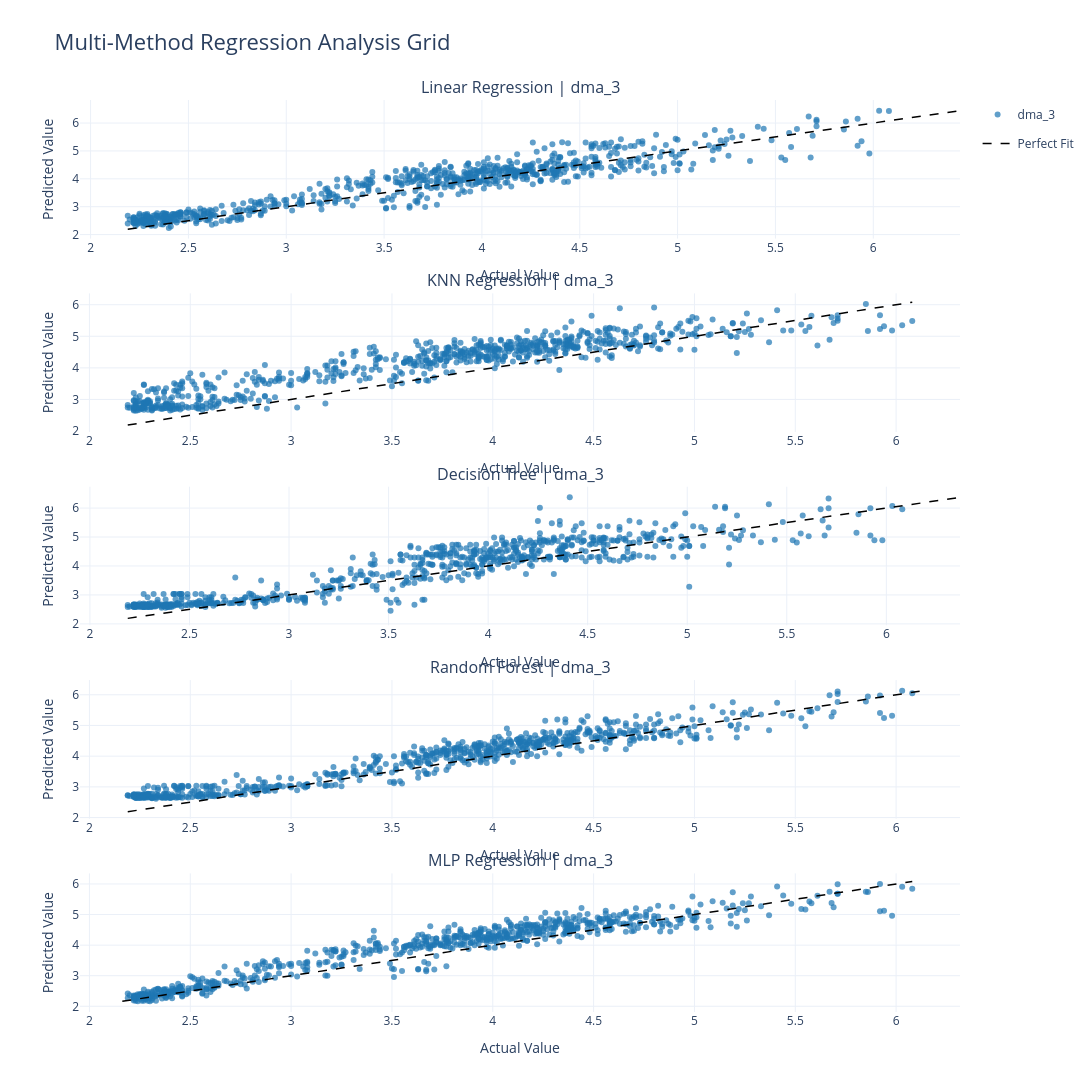

This figure's notebook cell:
### Code cell
dfs_list = [linear_df, knn_df, decision_tree_df, random_forest_df, mlp_df]
model_names = [
    "Linear Regression",
    "KNN Regression",
    "Decision Tree",
    "Random Forest",
    "MLP Regression",
]
targets = [
    {
        "name": f"{dma_name}",
        "true": f"{dma_name}",
        "pred": f"{dma_name}_pred",
        "color": "#1f77b4",
    }
]
fig = plot_methods_grid(dfs_list, model_names, targets)
fig.show()

### Figure 1 — Plotly figure (JSON) as saved in the notebook; plotly's stock layout.template omitted (floating-point values rounded to 4 significant figures; data arrays with more than 128 entries replaced by an {"elided": "..."} marker saying what was removed)
{"data": [{"hovertemplate": "<b>Linear Regression</b><br>Actual: %{x}<br>Predicted: %{y}<extra></extra>", "legendgroup": "dma_3", "marker": {"color": "#1f77b4", "opacity": 0.7, "size": 6}, "mode": "markers", "name": "dma_3", "showlegend": true, "type": "scatter", "x": {"elided": "721 float values"}, "xaxis": "x", "y": {"elided": "721 float values"}, "yaxis": "y"}, {"legendgroup": "Perfect Fit", "line": {"color": "black", "dash": "dash", "width": 1.5}, "mode": "lines", "name": "Perfect Fit", "showlegend": true, "type": "scatter", "x": [2.19, 6.443], "xaxis": "x", "y": [2.19, 6.443], "yaxis": "y"}, {"hovertemplate": "<b>KNN Regression</b><br>Actual: %{x}<br>Predicted: %{y}<extra></extra>", "legendgroup": "dma_3", "marker": {"color": "#1f77b4", "opacity": 0.7, "size": 6}, "mode": "markers", "name": "dma_3", "showlegend": false, "type": "scatter", "x": {"elided": "721 float values"}, "xaxis": "x2", "y": {"elided": "721 float values"}, "yaxis": "y2"}, {"legendgroup": "Perfect Fit", "line": {"color": "black", "dash": "dash", "width": 1.5}, "mode": "lines", "name": "Perfect Fit", "showlegend": false, "type": "scatter", "x": [2.19, 6.08], "xaxis": "x2", "y": [2.19, 6.08], "yaxis": "y2"}, {"hovertemplate": "<b>Decision Tree</b><br>Actual: %{x}<br>Predicted: %{y}<extra></extra>", "legendgroup": "dma_3", "marker": {"color": "#1f77b4", "opacity": 0.7, "size": 6}, "mode": "markers", "name": "dma_3", "showlegend": false, "type": "scatter", "x": {"elided": "721 float values"}, "xaxis": "x3", "y": {"elided": "721 float values"}, "yaxis": "y3"}, {"legendgroup": "Perfect Fit", "line": {"color": "black", "dash": "dash", "width": 1.5}, "mode": "lines", "name": "Perfect Fit", "showlegend": false, "type": "scatter", "x": [2.19, 6.37], "xaxis": "x3", "y": [2.19, 6.37], "yaxis": "y3"}, {"hovertemplate": "<b>Random Forest</b><br>Actual: %{x}<br>Predicted: %{y}<extra></extra>", "legendgroup": "dma_3", "marker": {"color": "#1f77b4", "opacity": 0.7, "size": 6}, "mode": "markers", "name": "dma_3", "showlegend": false, "type": "scatter", "x": {"elided": "721 float values"}, "xaxis": "x4", "y": {"elided": "721 float values"}, "yaxis": "y4"}, {"legendgroup": "Perfect Fit", "line": {"color": "black", "dash": "dash", "width": 1.5}, "mode": "lines", "name": "Perfect Fit", "showlegend": false, "type": "scatter", "x": [2.19, 6.132], "xaxis": "x4", "y": [2.19, 6.132], "yaxis": "y4"}, {"hovertemplate": "<b>MLP Regression</b><br>Actual: %{x}<br>Predicted: %{y}<extra></extra>", "legendgroup": "dma_3", "marker": {"color": "#1f77b4", "opacity": 0.7, "size": 6}, "mode": "markers", "name": "dma_3", "showlegend": false, "type": "scatter", "x": {"elided": "721 float values"}, "xaxis": "x5", "y": {"elided": "721 float values"}, "yaxis": "y5"}, {"legendgroup": "Perfect Fit", "line": {"color": "black", "dash": "dash", "width": 1.5}, "mode": "lines", "name": "Perfect Fit", "showlegend": false, "type": "scatter", "x": [2.163, 6.08], "xaxis": "x5", "y": [2.163, 6.08], "yaxis": "y5"}], "layout": {"annotations": [{"font": {"size": 16}, "showarrow": false, "text": "Linear Regression | dma_3", "x": 0.5, "xanchor": "center", "xref": "paper", "y": 1, "yanchor": "bottom", "yref": "paper"}, {"font": {"size": 16}, "showarrow": false, "text": "KNN Regression | dma_3", "x": 0.5, "xanchor": "center", "xref": "paper", "y": 0.788, "yanchor": "bottom", "yref": "paper"}, {"font": {"size": 16}, "showarrow": false, "text": "Decision Tree | dma_3", "x": 0.5, "xanchor": "center", "xref": "paper", "y": 0.576, "yanchor": "bottom", "yref": "paper"}, {"font": {"size": 16}, "showarrow": false, "text": "Random Forest | dma_3", "x": 0.5, "xanchor": "center", "xref": "paper", "y": 0.364, "yanchor": "bottom", "yref": "paper"}, {"font": {"size": 16}, "showarrow": false, "text": "MLP Regression | dma_3", "x": 0.5, "xanchor": "center", "xref": "paper", "y": 0.152, "yanchor": "bottom", "yref": "paper"}], "height": 1900, "showlegend": true, "title": {"font": {"size": 22}, "text": "Multi-Method Regression Analysis Grid"}, "width": 1300, "xaxis": {"anchor": "y", "domain": [0, 1], "title": {"text": "Actual Value"}}, "xaxis2": {"anchor": "y2", "domain": [0, 1], "title": {"text": "Actual Value"}}, "xaxis3": {"anchor": "y3", "domain": [0, 1], "title": {"text": "Actual Value"}}, "xaxis4": {"anchor": "y4", "domain": [0, 1], "title": {"text": "Actual Value"}}, "xaxis5": {"anchor": "y5", "domain": [0, 1], "title": {"text": "Actual Value"}}, "yaxis": {"anchor": "x", "domain": [0.848, 1], "title": {"text": "Predicted Value"}}, "yaxis2": {"anchor": "x2", "domain": [0.636, 0.788], "title": {"text": "Predicted Value"}}, "yaxis3": {"anchor": "x3", "domain": [0.424, 0.576], "title": {"text": "Predicted Value"}}, "yaxis4": {"anchor": "x4", "domain": [0.212, 0.364], "title": {"text": "Predicted Value"}}, "yaxis5": {"anchor": "x5", "domain": [0, 0.152], "title": {"text": "Predicted Value"}}}}
